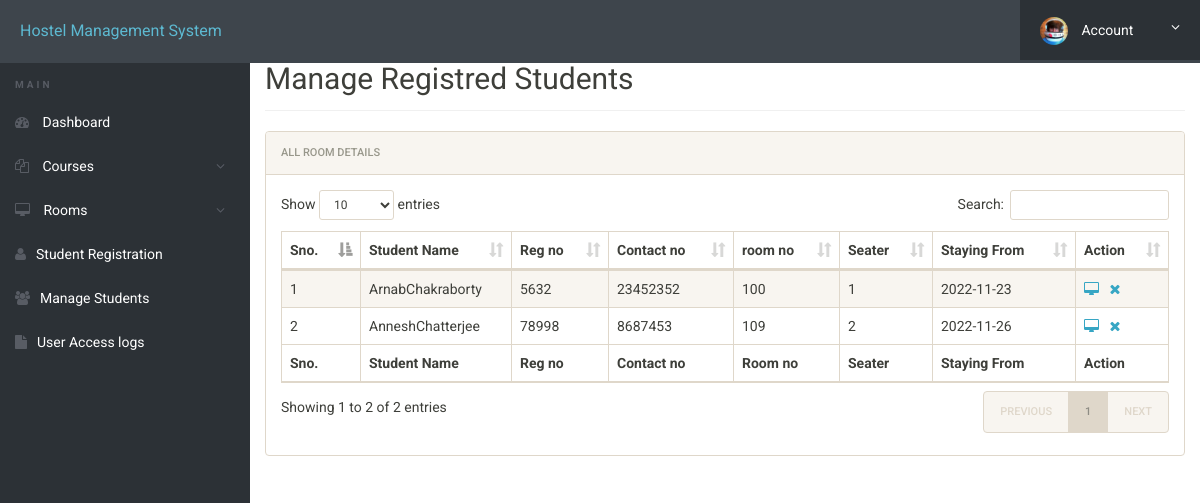
The app's page /hostel/admin/manage-students.php (signed in) with its own data.
### tables this page shows
CREATE TABLE `registration` (
  `id` int(11) NOT NULL,
  `roomno` int(11) DEFAULT NULL,
  `seater` int(11) DEFAULT NULL,
  `feespm` int(11) DEFAULT NULL,
  `foodstatus` int(11) DEFAULT NULL,
  `stayfrom` date DEFAULT NULL,
  `duration` int(11) DEFAULT NULL,
  `course` varchar(500) DEFAULT NULL,
  `regno` int(11) DEFAULT NULL,
  `firstName` varchar(500) DEFAULT NULL,
  `middleName` varchar(500) DEFAULT NULL,
  `lastName` varchar(500) DEFAULT NULL,
  `gender` varchar(250) DEFAULT NULL,
  `contactno` bigint(11) DEFAULT NULL,
  `emailid` varchar(500) DEFAULT NULL,
  `egycontactno` bigint(11) DEFAULT NULL,
  `guardianName` varchar(500) DEFAULT NULL,
  `guardianRelation` varchar(500) DEFAULT NULL,
  `guardianContactno` bigint(11) DEFAULT NULL,
  `corresAddress` varchar(500) DEFAULT NULL,
  `corresCIty` varchar(500) DEFAULT NULL,
  `corresState` varchar(500) DEFAULT NULL,
  `corresPincode` int(11) DEFAULT NULL,
  `pmntAddress` varchar(500) DEFAULT NULL,
  `pmntCity` varchar(500) DEFAULT NULL,
  `pmnatetState` varchar(500) DEFAULT NULL,
  `pmntPincode` int(11) DEFAULT NULL,
  `postingDate` timestamp NULL DEFAULT CURRENT_TIMESTAMP,
  `updationDate` varchar(500) DEFAULT NULL
);

### hostel/admin/manage-students.php (the view, shortened to what this page needs)
<?php
include('includes/config.php');
?>
<!doctype html>
<html lang="en" class="no-js">
<head>
	<link rel="stylesheet" href="css/font-awesome.min.css">
	<link rel="stylesheet" href="css/bootstrap.min.css">
	<link rel="stylesheet" href="css/dataTables.bootstrap.min.css">
	<link rel="stylesheet" href="css/bootstrap-social.css">
	<link rel="stylesheet" href="css/bootstrap-select.css">
	<link rel="stylesheet" href="css/fileinput.min.css">
	<link rel="stylesheet" href="css/awesome-bootstrap-checkbox.css">
	<link rel="stylesheet" href="css/style.css">
</head>
<body>
	<?php include('includes/header.php');?>
	<div class="ts-main-content">
			<?php include('includes/sidebar.php');?>
		<div class="content-wrapper">
			<div class="container-fluid">
				<div class="row">
					<div class="col-md-12">
						<h2 class="page-title" style="margin-top:4%">Manage Registred Students</h2>
						<div class="panel panel-default">
							<div class="panel-heading">All Room Details</div>
							<div class="panel-body">
								<table id="zctb" class="display table table-striped table-bordered table-hover" cellspacing="0" width="100%">
									<thead>
										<tr>
											<th>Sno.</th>
											<th>Student Name</th>
											<th>Reg no</th>
											<th>Contact no </th>
											<th>room no  </th>
											<th>Seater </th>
											<th>Staying From </th>
											<th>Action</th>
										</tr>
									</thead>
									<tfoot>
										<tr>
											<th>Sno.</th>
											<th>Student Name</th>
											<th>Reg no</th>
											<th>Contact no </th>
											<th>Room no  </th>
											<th>Seater </th>
											<th>Staying From </th>
											<th>Action</th>
										</tr>
									</tfoot>
									<tbody>
<?php
$ret="select * from registration";
$stmt= $mysqli->prepare($ret) ;
$stmt->execute() ;
$res=$stmt->get_result();
$cnt=1;
while($row=$res->fetch_object())
	  {
	  	?>
<tr><td><?php echo $cnt;;?></td>
<td><?php echo $row->firstName;?><?php echo $row->middleName;?><?php echo $row->lastName;?></td>
<td><?php echo $row->regno;?></td>
<td><?php echo $row->contactno;?></td>
<td><?php echo $row->roomno;?></td>
<td><?php echo $row->seater;?></td>
<td><?php echo $row->stayfrom;?></td>
<td>
<a href="student-details.php?regno=<?php echo $row->regno;?>" title="View Full Details"><i class="fa fa-desktop"></i></a>&nbsp;&nbsp;
<a href="manage-students.php?del=<?php echo $row->regno;?>" title="Delete Record" onclick="return confirm('Do you want to delete');"><i class="fa fa-close"></i></a></td>
										</tr>
									<?php
$cnt=$cnt+1;
									 } ?>
									</tbody>
								</table>
							</div>
						</div>
					</div>
				</div>
			</div>
		</div>
	</div>
</body>
</html>

### hostel/admin/css/style.css (style rules this page uses)
html { font-size: 14px; }
@media only screen and (min-width: 480px) { html { font-size: 17px; } }
@media only screen and (min-width: 768px) { html { font-size: 14px; } }
body { font-size: 1em; }
a { color: #37a6c4; }
.panel { overflow: hidden; }
.page-title { padding-bottom: 15px; margin-bottom: 20px; border-bottom: 1px solid #f0f0f0; }
.ts-main-content .content-wrapper { padding-top: 15px; margin-top: 10px; }
@media only screen and (min-width: 992px) { .ts-main-content .content-wrapper { margin-left: 250px; } }

### records on screen
registration: firstName "Arnab", lastName "Chakraborty", regno "5632", contactno "23452352", roomno "100", seater "1", stayfrom "2022-11-23"
registration: firstName "Annesh", lastName "Chatterjee", regno "78998", contactno "8687453", roomno "109", seater "2", stayfrom "2022-11-26"
